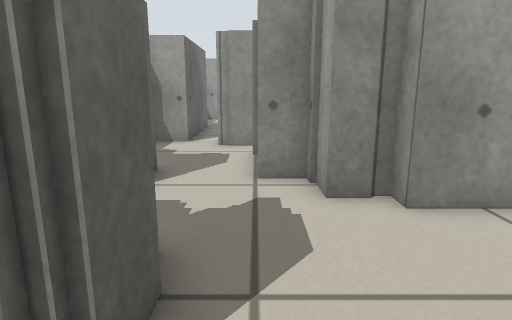
view 1 (above)

18 first-person views from a walk through a world built for the Player/Stage simulator. The camera is 0.51 m above the floor, tilts 12° down and sees 75° across. Floor lines are 1 m apart. The floor is counted in squares, 0.25 m on a side. Each view is taken from the middle of a square. On the plan, view 1 faces up. The plan holds only what a view shows up to about 18 squares ahead; the rest is blank. The place goes on beyond the plan. The robots in the file are not drawn.

view 2
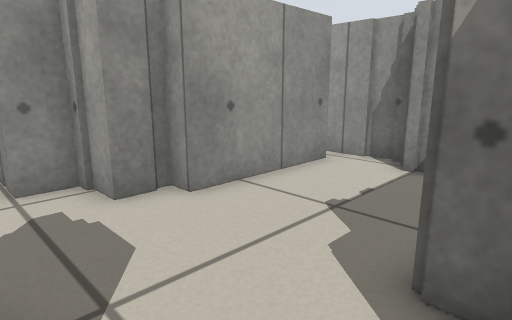

view 3
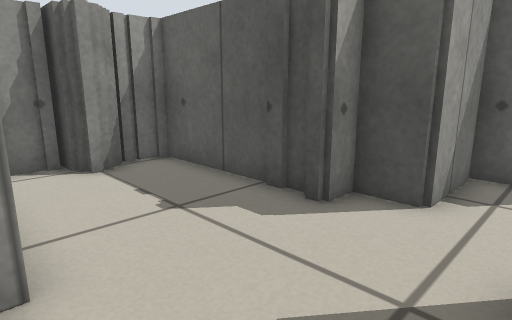

view 4
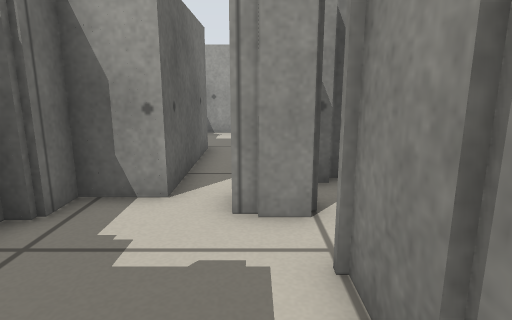

view 5
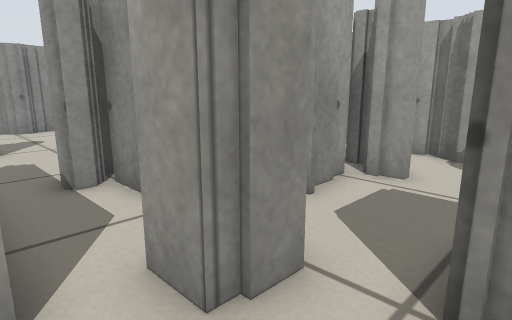

view 6
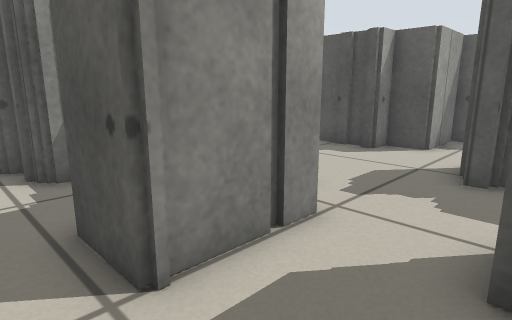

view 7
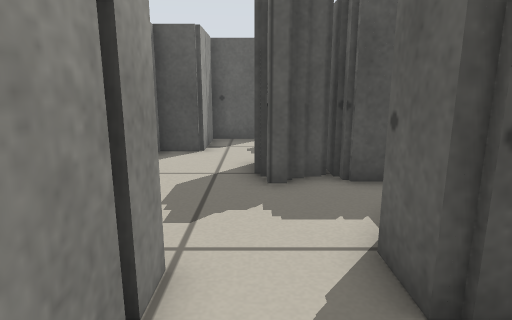

view 8
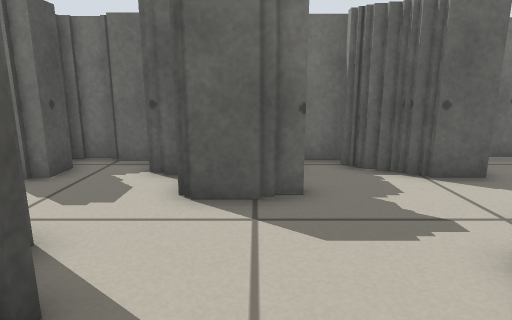

view 9
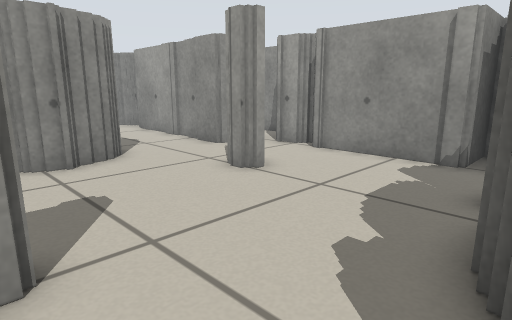

view 10
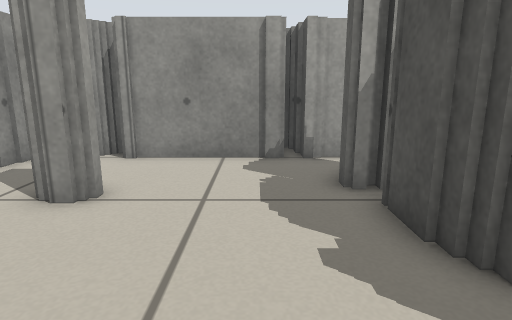

view 11
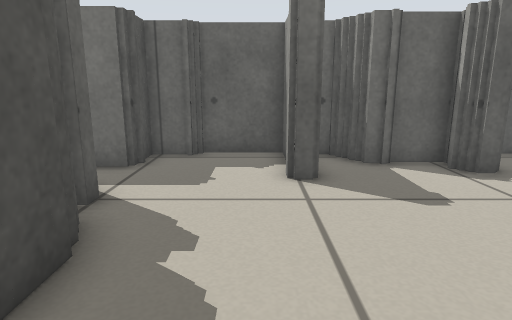

view 12
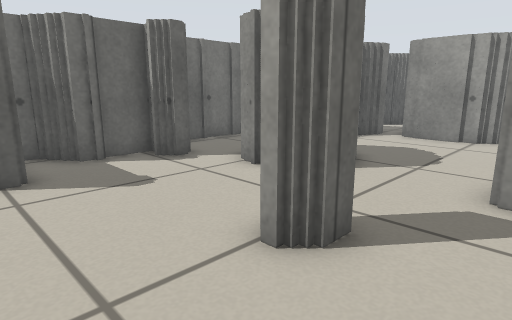

view 13
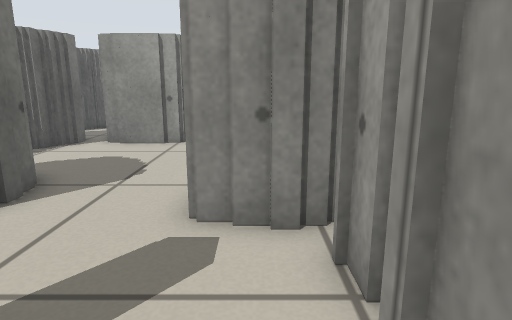

view 14
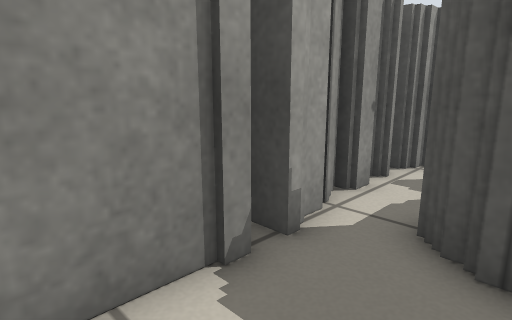

view 15
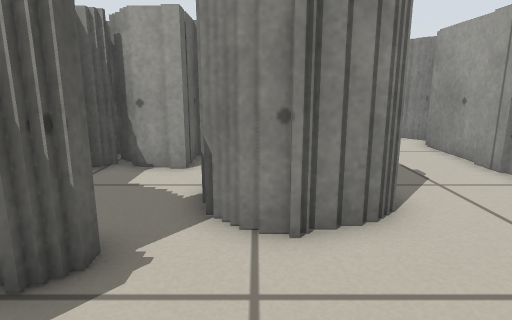

view 16
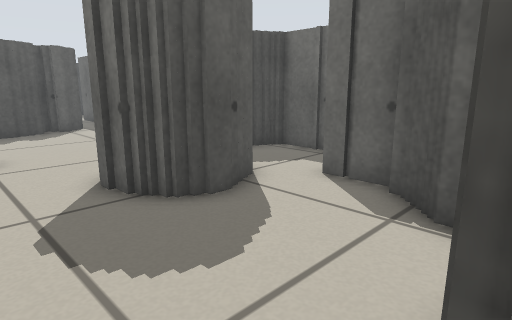

view 17
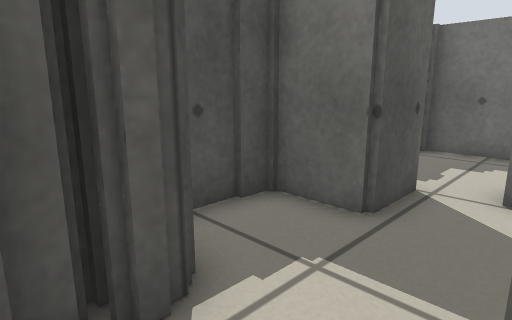

view 18
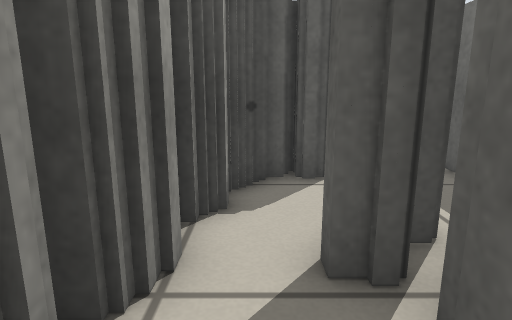

### Floor plan
Key: @ floor where view 1 was taken; # wall or solid block; . floor; T thing the floor can be seen under or through.
Columns run from 5 left of view 1 to 9 right of it. Each row starts with its distance up from view 1.
 38          ####
 37      #####..#
 36     ##.....##
 35    ##......#
 34    #.......#
 33    #.......#
 32    #.##....#
 31    .####...#
 30     ## #...#
 29    .####...###
 28   ##.........#
 27   ##.........##
 26   #......#...##
 25  ##..........#
 24 ##...........#
 23 ####.........#
 22 #............#
 21 #............##
 20 ##.....#####.##
 19 ###..###  ##.##
 18   #.###     .##
 17   #.##      ..#
 16   #..#    ##.##
 15   #..##   ##.##
 14   #..#######.#
 13  ##.TT....#..#
 12 ##..TT.......#
 11 #....TTT...###
 10 #....T T..###
  9 #  ..### .
  8   #..#####
  7   #...####
  6 ###...#########
  5 ##............#
  4 #####.........#
  3   ###........##
  2   ###........##
  1   # ...#######
  0 ###..@##
 -1 # ....#
 -2 ###...#
 -3   #####

Positions as (right, up) in squares from view 1, and headings:
1: (0, 0), facing up
2: (-1, 0), facing up-right
3: (-1, 6), facing down-right
4: (-1, 7), facing up
5: (-3, 10), facing up-right
6: (-3, 12), facing down-right
7: (-1, 11), facing down
8: (5, 3), facing left
9: (-2, 19), facing up-right
10: (-2, 22), facing right
11: (6, 22), facing left
12: (7, 22), facing up-left
13: (7, 24), facing up
14: (5, 24), facing down-right
15: (0, 24), facing up
16: (5, 37), facing down-left
17: (7, 13), facing down-left
18: (7, 18), facing down
